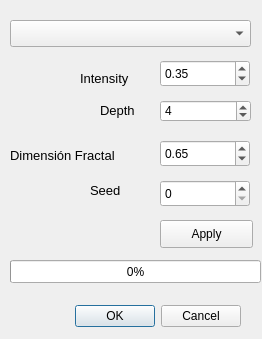
<?xml version="1.0" encoding="UTF-8"?>
<ui version="4.0">
 <class>Dialog</class>
 <widget class="QDialog" name="Dialog">
  <property name="geometry">
   <rect>
    <x>0</x>
    <y>0</y>
    <width>262</width>
    <height>339</height>
   </rect>
  </property>
  <property name="windowTitle">
   <string>Dialog</string>
  </property>
  <widget class="QDialogButtonBox" name="buttonBox">
   <property name="geometry">
    <rect>
     <x>70</x>
     <y>300</y>
     <width>171</width>
     <height>32</height>
    </rect>
   </property>
   <property name="orientation">
    <enum>Qt::Horizontal</enum>
   </property>
   <property name="standardButtons">
    <set>QDialogButtonBox::Cancel|QDialogButtonBox::Ok</set>
   </property>
  </widget>
  <widget class="QgsMapLayerComboBox" name="F_Capa">
   <property name="geometry">
    <rect>
     <x>10</x>
     <y>20</y>
     <width>241</width>
     <height>27</height>
    </rect>
   </property>
  </widget>
  <widget class="QgsDoubleSpinBox" name="F_Intensidad">
   <property name="geometry">
    <rect>
     <x>160</x>
     <y>60</y>
     <width>90</width>
     <height>27</height>
    </rect>
   </property>
   <property name="maximum">
    <double>1.000000000000000</double>
   </property>
   <property name="singleStep">
    <double>0.050000000000000</double>
   </property>
   <property name="value">
    <double>0.350000000000000</double>
   </property>
  </widget>
  <widget class="QLabel" name="label">
   <property name="geometry">
    <rect>
     <x>80</x>
     <y>70</y>
     <width>71</width>
     <height>16</height>
    </rect>
   </property>
   <property name="font">
    <font>
     <pointsize>10</pointsize>
    </font>
   </property>
   <property name="text">
    <string>Intensity</string>
   </property>
  </widget>
  <widget class="QLabel" name="Depth">
   <property name="geometry">
    <rect>
     <x>100</x>
     <y>100</y>
     <width>51</width>
     <height>21</height>
    </rect>
   </property>
   <property name="font">
    <font>
     <pointsize>10</pointsize>
    </font>
   </property>
   <property name="text">
    <string>Depth</string>
   </property>
  </widget>
  <widget class="QLabel" name="label_3">
   <property name="geometry">
    <rect>
     <x>10</x>
     <y>140</y>
     <width>141</width>
     <height>31</height>
    </rect>
   </property>
   <property name="font">
    <font>
     <pointsize>10</pointsize>
    </font>
   </property>
   <property name="text">
    <string>Dimensión Fractal</string>
   </property>
  </widget>
  <widget class="QgsDoubleSpinBox" name="F_Fractal">
   <property name="geometry">
    <rect>
     <x>160</x>
     <y>140</y>
     <width>90</width>
     <height>27</height>
    </rect>
   </property>
   <property name="minimum">
    <double>0.500000000000000</double>
   </property>
   <property name="maximum">
    <double>0.900000000000000</double>
   </property>
   <property name="singleStep">
    <double>0.050000000000000</double>
   </property>
   <property name="value">
    <double>0.650000000000000</double>
   </property>
  </widget>
  <widget class="QgsSpinBox" name="F_Semilla">
   <property name="geometry">
    <rect>
     <x>160</x>
     <y>180</y>
     <width>90</width>
     <height>27</height>
    </rect>
   </property>
   <property name="minimum">
    <number>0</number>
   </property>
   <property name="maximum">
    <number>999999</number>
   </property>
  </widget>
  <widget class="QLabel" name="label_4">
   <property name="geometry">
    <rect>
     <x>90</x>
     <y>180</y>
     <width>51</width>
     <height>21</height>
    </rect>
   </property>
   <property name="font">
    <font>
     <pointsize>10</pointsize>
    </font>
   </property>
   <property name="text">
    <string>Seed</string>
   </property>
  </widget>
  <widget class="QSpinBox" name="F_Profundidad">
   <property name="geometry">
    <rect>
     <x>160</x>
     <y>100</y>
     <width>91</width>
     <height>22</height>
    </rect>
   </property>
   <property name="minimum">
    <number>1</number>
   </property>
   <property name="maximum">
    <number>6</number>
   </property>
   <property name="value">
    <number>4</number>
   </property>
  </widget>
  <widget class="QPushButton" name="Ejecutar">
   <property name="geometry">
    <rect>
     <x>160</x>
     <y>220</y>
     <width>93</width>
     <height>28</height>
    </rect>
   </property>
   <property name="text">
    <string>Apply</string>
   </property>
  </widget>
  <widget class="QProgressBar" name="progressBar">
   <property name="geometry">
    <rect>
     <x>10</x>
     <y>260</y>
     <width>251</width>
     <height>23</height>
    </rect>
   </property>
   <property name="value">
    <number>0</number>
   </property>
  </widget>
 </widget>
 <customwidgets>
  <customwidget>
   <class>QgsDoubleSpinBox</class>
   <extends>QDoubleSpinBox</extends>
   <header>qgsdoublespinbox.h</header>
  </customwidget>
  <customwidget>
   <class>QgsMapLayerComboBox</class>
   <extends>QComboBox</extends>
   <header>qgsmaplayercombobox.h</header>
  </customwidget>
  <customwidget>
   <class>QgsSpinBox</class>
   <extends>QSpinBox</extends>
   <header>qgsspinbox.h</header>
  </customwidget>
 </customwidgets>
 <resources/>
 <connections>
  <connection>
   <sender>buttonBox</sender>
   <signal>accepted()</signal>
   <receiver>Dialog</receiver>
   <slot>accept()</slot>
   <hints>
    <hint type="sourcelabel">
     <x>248</x>
     <y>254</y>
    </hint>
    <hint type="destinationlabel">
     <x>157</x>
     <y>274</y>
    </hint>
   </hints>
  </connection>
  <connection>
   <sender>buttonBox</sender>
   <signal>rejected()</signal>
   <receiver>Dialog</receiver>
   <slot>reject()</slot>
   <hints>
    <hint type="sourcelabel">
     <x>316</x>
     <y>260</y>
    </hint>
    <hint type="destinationlabel">
     <x>286</x>
     <y>274</y>
    </hint>
   </hints>
  </connection>
 </connections>
</ui>
